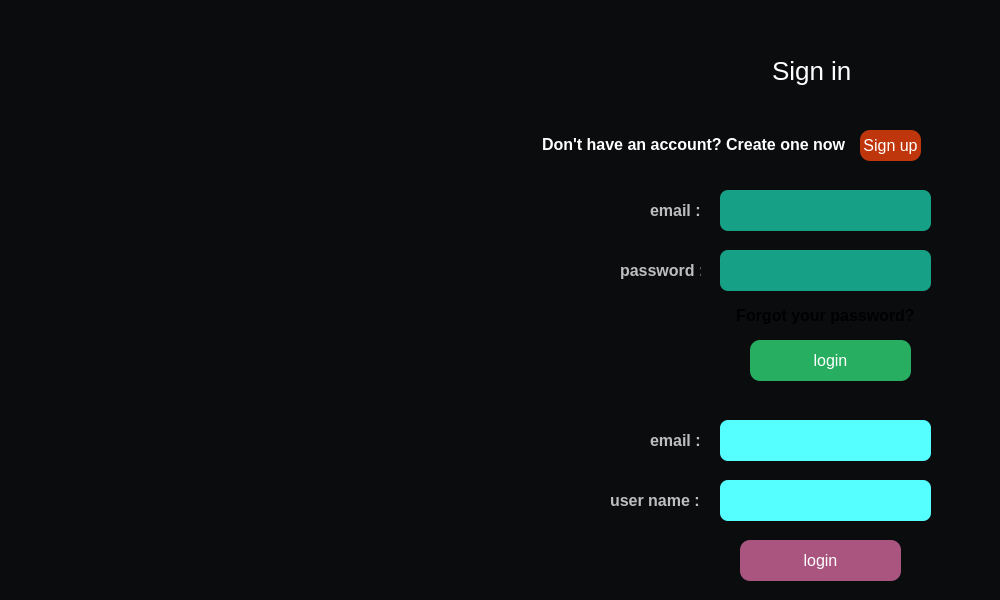
<?xml version="1.0" encoding="UTF-8"?>
<ui version="4.0">
 <class>signin</class>
 <widget class="QWidget" name="signin">
  <property name="geometry">
   <rect>
    <x>0</x>
    <y>0</y>
    <width>1000</width>
    <height>600</height>
   </rect>
  </property>
  <property name="minimumSize">
   <size>
    <width>1000</width>
    <height>600</height>
   </size>
  </property>
  <property name="maximumSize">
   <size>
    <width>1000</width>
    <height>600</height>
   </size>
  </property>
  <property name="windowTitle">
   <string>HELIACAL EXCHANGE</string>
  </property>
  <property name="styleSheet">
   <string notr="true">background-color:#0A0C0E  ;</string>
  </property>
  <widget class="QLabel" name="label">
   <property name="geometry">
    <rect>
     <x>40</x>
     <y>80</y>
     <width>471</width>
     <height>461</height>
    </rect>
   </property>
   <property name="text">
    <string/>
   </property>
   <property name="pixmap">
    <pixmap>image/Jowhareh_galleries_8_poster_7cf4646d-dfc0-4736-9780-c4c43bb850eb.jpeg</pixmap>
   </property>
   <property name="scaledContents">
    <bool>true</bool>
   </property>
  </widget>
  <widget class="QPushButton" name="pushButton_gosignin">
   <property name="geometry">
    <rect>
     <x>860</x>
     <y>130</y>
     <width>61</width>
     <height>31</height>
    </rect>
   </property>
   <property name="cursor">
    <cursorShape>PointingHandCursor</cursorShape>
   </property>
   <property name="styleSheet">
    <string notr="true">          background-color: #BF360C;
            color: white;
            border-radius: 10px;
            font-size: 16px;
           border: none;  </string>
   </property>
   <property name="text">
    <string>Sign up</string>
   </property>
  </widget>
  <widget class="QPushButton" name="forgot_password">
   <property name="geometry">
    <rect>
     <x>710</x>
     <y>300</y>
     <width>231</width>
     <height>31</height>
    </rect>
   </property>
   <property name="cursor">
    <cursorShape>PointingHandCursor</cursorShape>
   </property>
   <property name="styleSheet">
    <string notr="true">    font-size: 16px;
    font-weight: bold;
	border:none;
</string>
   </property>
   <property name="text">
    <string>Forgot your password?</string>
   </property>
  </widget>
  <widget class="QLabel" name="label_email_sign_2">
   <property name="enabled">
    <bool>false</bool>
   </property>
   <property name="geometry">
    <rect>
     <x>650</x>
     <y>430</y>
     <width>51</width>
     <height>20</height>
    </rect>
   </property>
   <property name="styleSheet">
    <string notr="true">    font-size: 16px;
    font-weight: bold;
</string>
   </property>
   <property name="text">
    <string>email :</string>
   </property>
  </widget>
  <widget class="QLabel" name="label_email_sign">
   <property name="enabled">
    <bool>false</bool>
   </property>
   <property name="geometry">
    <rect>
     <x>650</x>
     <y>200</y>
     <width>51</width>
     <height>20</height>
    </rect>
   </property>
   <property name="styleSheet">
    <string notr="true">    font-size: 16px;
    font-weight: bold;
</string>
   </property>
   <property name="text">
    <string>email :</string>
   </property>
  </widget>
  <widget class="QLineEdit" name="lineEdit_2">
   <property name="enabled">
    <bool>false</bool>
   </property>
   <property name="geometry">
    <rect>
     <x>770</x>
     <y>50</y>
     <width>101</width>
     <height>41</height>
    </rect>
   </property>
   <property name="styleSheet">
    <string notr="true">            color: white;
            border-radius: 10px;
            font-size: 26px;
           border: none;  </string>
   </property>
   <property name="text">
    <string>Sign in</string>
   </property>
  </widget>
  <widget class="QLineEdit" name="lineEdit">
   <property name="geometry">
    <rect>
     <x>540</x>
     <y>130</y>
     <width>311</width>
     <height>28</height>
    </rect>
   </property>
   <property name="styleSheet">
    <string notr="true">border:none;
color: rgb(255, 255, 255);


    font-size: 16px;
    font-weight: bold;
</string>
   </property>
   <property name="text">
    <string>Don't have an account? Create one now</string>
   </property>
  </widget>
  <widget class="QLineEdit" name="lineEditEmail_sign_2">
   <property name="geometry">
    <rect>
     <x>720</x>
     <y>420</y>
     <width>211</width>
     <height>41</height>
    </rect>
   </property>
   <property name="styleSheet">
    <string notr="true">    border-radius: 8px; 
    padding: 0px 12px; 
  
background-color: rgb(85, 255, 255);
color: rgb(0, 0, 0);
    font-size: 14px;


</string>
   </property>
  </widget>
  <widget class="QLineEdit" name="lineEditName_sign">
   <property name="geometry">
    <rect>
     <x>720</x>
     <y>480</y>
     <width>211</width>
     <height>41</height>
    </rect>
   </property>
   <property name="styleSheet">
    <string notr="true">    border-radius: 8px; 
    padding: 0px 12px; 
background-color: rgb(85, 255, 255);
color: rgb(0, 0, 0);
    font-size: 14px;

</string>
   </property>
  </widget>
  <widget class="QPushButton" name="login_button">
   <property name="enabled">
    <bool>true</bool>
   </property>
   <property name="geometry">
    <rect>
     <x>750</x>
     <y>340</y>
     <width>161</width>
     <height>41</height>
    </rect>
   </property>
   <property name="cursor">
    <cursorShape>PointingHandCursor</cursorShape>
   </property>
   <property name="styleSheet">
    <string notr="true">          background-color: #27AE60 ;
            color: white;
            border-radius: 10px;
            font-size: 16px;
           border: none;  </string>
   </property>
   <property name="text">
    <string>login</string>
   </property>
  </widget>
  <widget class="QLineEdit" name="lineEditPassword_sign">
   <property name="geometry">
    <rect>
     <x>720</x>
     <y>250</y>
     <width>211</width>
     <height>41</height>
    </rect>
   </property>
   <property name="styleSheet">
    <string notr="true">    border-radius: 8px; 
    padding: 0px 12px; 
    background-color: #16A085   ; 
color: rgb(255, 255, 255);
    font-size: 14px;

</string>
   </property>
   <property name="echoMode">
    <enum>QLineEdit::EchoMode::Password</enum>
   </property>
  </widget>
  <widget class="QPushButton" name="forgotbtnsend">
   <property name="enabled">
    <bool>true</bool>
   </property>
   <property name="geometry">
    <rect>
     <x>740</x>
     <y>540</y>
     <width>161</width>
     <height>41</height>
    </rect>
   </property>
   <property name="cursor">
    <cursorShape>PointingHandCursor</cursorShape>
   </property>
   <property name="styleSheet">
    <string notr="true">
background-color: rgb(170, 85, 127);
            color: white;
            border-radius: 10px;
            font-size: 16px;
           border: none;  </string>
   </property>
   <property name="text">
    <string>login</string>
   </property>
  </widget>
  <widget class="QLineEdit" name="lineEditEmail_sign">
   <property name="geometry">
    <rect>
     <x>720</x>
     <y>190</y>
     <width>211</width>
     <height>41</height>
    </rect>
   </property>
   <property name="styleSheet">
    <string notr="true">    border-radius: 8px; 
    padding: 0px 12px; 
    background-color: #16A085   ; 
color: rgb(255, 255, 255);
    font-size: 14px;

</string>
   </property>
  </widget>
  <widget class="QLabel" name="label_password_sign">
   <property name="enabled">
    <bool>false</bool>
   </property>
   <property name="geometry">
    <rect>
     <x>620</x>
     <y>260</y>
     <width>81</width>
     <height>20</height>
    </rect>
   </property>
   <property name="styleSheet">
    <string notr="true">    font-size: 16px;
    font-weight: bold;
</string>
   </property>
   <property name="text">
    <string>password :</string>
   </property>
  </widget>
  <widget class="QLabel" name="label_name_sign">
   <property name="enabled">
    <bool>false</bool>
   </property>
   <property name="geometry">
    <rect>
     <x>610</x>
     <y>490</y>
     <width>91</width>
     <height>20</height>
    </rect>
   </property>
   <property name="styleSheet">
    <string notr="true">    font-size: 16px;
    font-weight: bold;
</string>
   </property>
   <property name="text">
    <string>user name :  </string>
   </property>
  </widget>
 </widget>
 <resources/>
 <connections/>
</ui>
